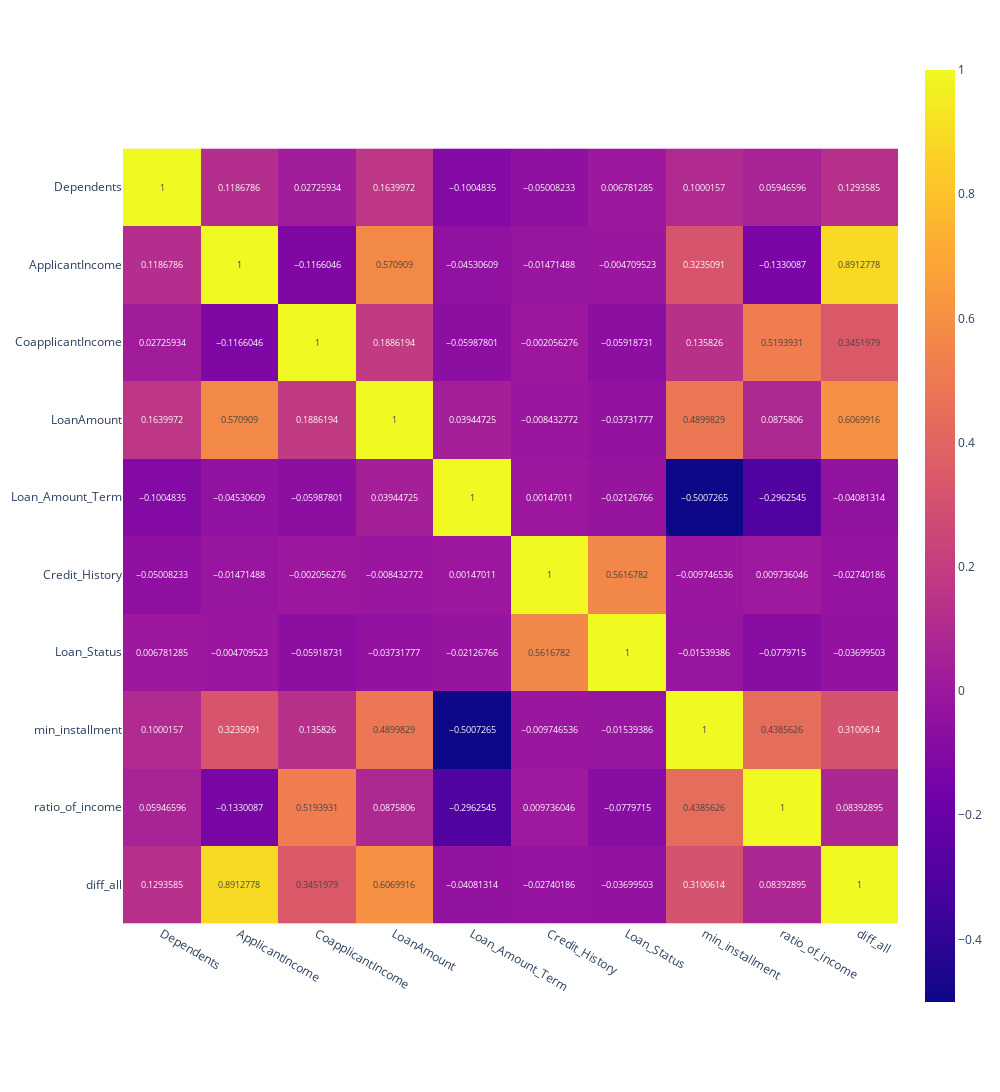

Notebook cell for this chart:
### Code cell
px.imshow(ml.corr(numeric_only=True),text_auto=True , width=1000,height=1200)

### Figure 1 — Plotly figure (JSON) as saved in the notebook; plotly's stock layout.template omitted (floating-point values rounded to 4 significant figures)
{"data": [{"coloraxis": "coloraxis", "hovertemplate": "x: %{x}<br>y: %{y}<br>color: %{z}<extra></extra>", "name": "0", "texttemplate": "%{z}", "type": "heatmap", "x": ["Dependents", "ApplicantIncome", "CoapplicantIncome", "LoanAmount", "Loan_Amount_Term", "Credit_History", "Loan_Status", "min_installment", "ratio_of_income", "diff_all"], "xaxis": "x", "y": ["Dependents", "ApplicantIncome", "CoapplicantIncome", "LoanAmount", "Loan_Amount_Term", "Credit_History", "Loan_Status", "min_installment", "ratio_of_income", "diff_all"], "yaxis": "y", "z": [[1, 0.1187, 0.02726, 0.164, -0.1005, -0.05008, 0.006781, 0.1, 0.05947, 0.1294], [0.1187, 1, -0.1166, 0.5709, -0.04531, -0.01471, -0.00471, 0.3235, -0.133, 0.8913], [0.02726, -0.1166, 1, 0.1886, -0.05988, -0.002056, -0.05919, 0.1358, 0.5194, 0.3452], [0.164, 0.5709, 0.1886, 1, 0.03945, -0.008433, -0.03732, 0.49, 0.08758, 0.607], [-0.1005, -0.04531, -0.05988, 0.03945, 1, 0.00147, -0.02127, -0.5007, -0.2963, -0.04081], [-0.05008, -0.01471, -0.002056, -0.008433, 0.00147, 1, 0.5617, -0.009747, 0.009736, -0.0274], [0.006781, -0.00471, -0.05919, -0.03732, -0.02127, 0.5617, 1, -0.01539, -0.07797, -0.037], [0.1, 0.3235, 0.1358, 0.49, -0.5007, -0.009747, -0.01539, 1, 0.4386, 0.3101], [0.05947, -0.133, 0.5194, 0.08758, -0.2963, 0.009736, -0.07797, 0.4386, 1, 0.08393], [0.1294, 0.8913, 0.3452, 0.607, -0.04081, -0.0274, -0.037, 0.3101, 0.08393, 1]]}], "layout": {"coloraxis": {"colorscale": [[0, "#0d0887"], [0.1111, "#46039f"], [0.2222, "#7201a8"], [0.3333, "#9c179e"], [0.4444, "#bd3786"], [0.5556, "#d8576b"], [0.6667, "#ed7953"], [0.7778, "#fb9f3a"], [0.8889, "#fdca26"], [1, "#f0f921"]]}, "height": 1200, "margin": {"t": 60}, "width": 1000, "xaxis": {"anchor": "y", "constrain": "domain", "domain": [0, 1], "scaleanchor": "y"}, "yaxis": {"anchor": "x", "autorange": "reversed", "constrain": "domain", "domain": [0, 1]}}}
